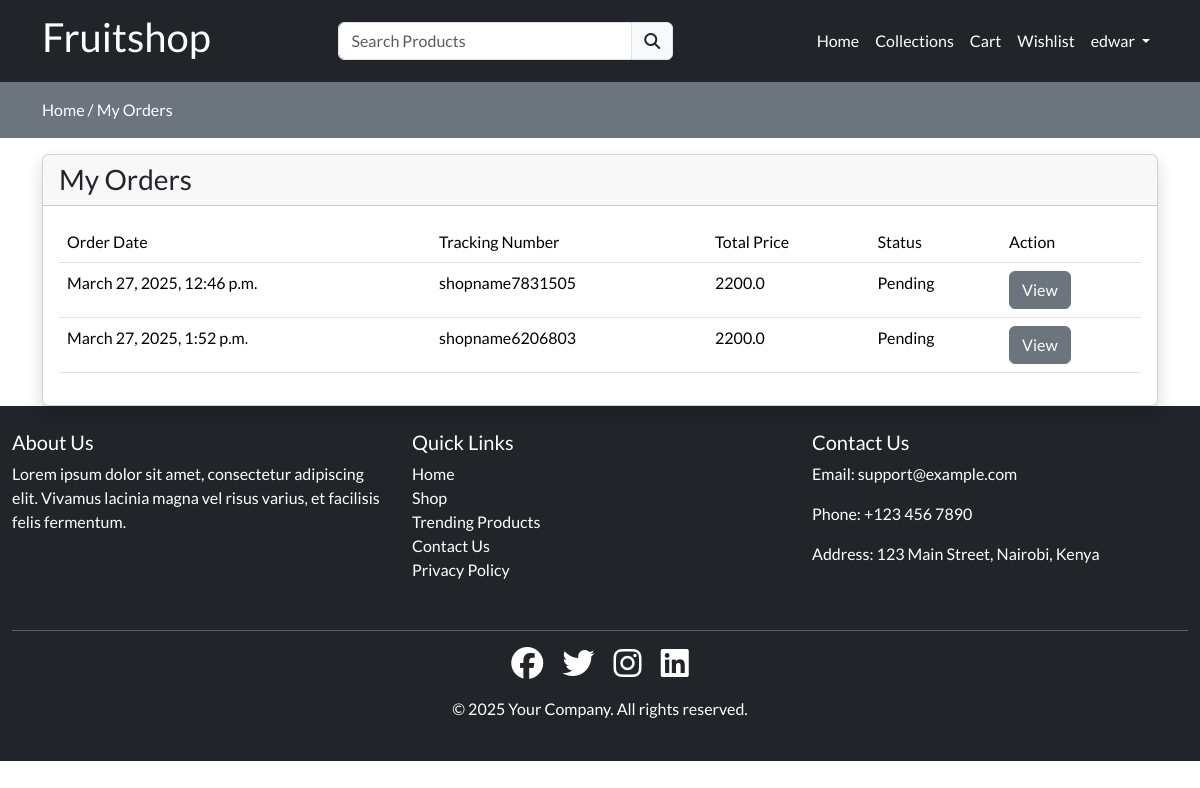
/my-orders (signed in), run on an earlier commit of the app's database.
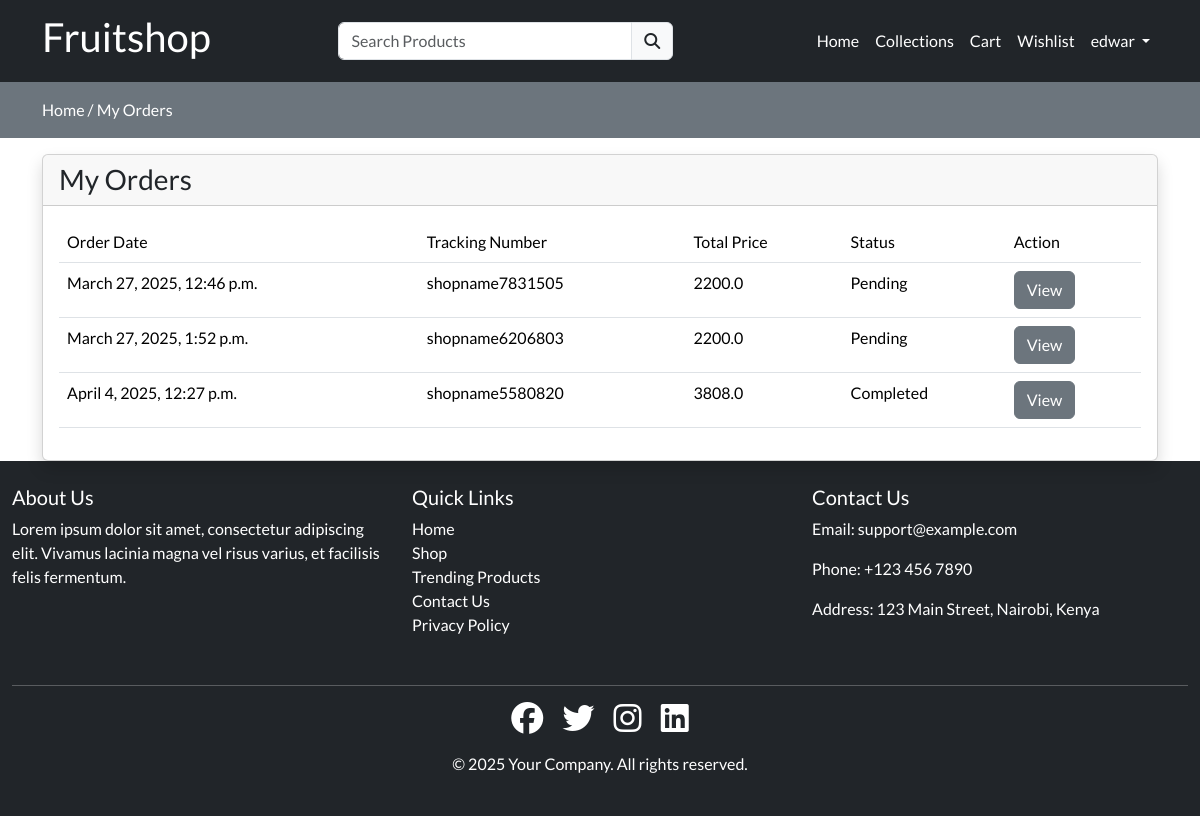
And on a later commit of the database.
### store/models.py (models this page shows, shortened)
class Order(models.Model):
    orderstatus = (
        ('Pending', 'Pending'),
        ('Out for Shipping', 'Out for shipping'),
        ('Completed', 'Completed'),
    )
    user = models.ForeignKey(User, on_delete=models.CASCADE)
    fname = models.CharField(max_length=150, null=False)
    lname = models.CharField(max_length=150, null=False)
    email = models.CharField(max_length=150, null=False)
    phone = models.CharField(max_length=150, null=False)
    address = models.TextField(null=False)
    city = models.CharField(max_length=150, null=False)
    state = models.CharField(max_length=150, null=False)
    country = models.CharField(max_length=150, null=False)
    pincode = models.CharField(max_length=150, null=False)
    total_price = models.FloatField(null=False)
    payment_mode = models.CharField(max_length=150, null=False)
    payment_id = models.CharField(max_length=250, null=True)
    status = models.CharField(max_length=150, choices=orderstatus, default='Pending')
    message = models.TextField(null=True)
    tracking_no = models.CharField(max_length=150, null=True)
    created_at = models.DateTimeField(auto_now_add=True)
    update_at = models.DateTimeField(auto_now=True)

### store/controller/order.py (the view)
# urls.py: path('my-orders', order.index, name="myorders"),
def index(request):
    orders= Order.objects.  filter(user=request.user)
    context = {'orders': orders}
    return render(request, "store/orders/index.html", context)

### store/templates/store/orders/index.html
{% extends "store/layouts/main.html" %}
{% block content %}
    <div class="py-3 bg-secondary">
        <div class="container">
            <a class="text-white" href="{% url 'home' %}">Home /</a>
            <a class="text-white" href="{% url 'myorders' %}">My Orders</a>
        </div>
    </div>
    <div class="container mt-3">
            <div class="row">
                <div class="col-md-12 ">
                    <div class="card shadow ">
                        <div class="card-header ">
                           <h3 class="mb-0"> My Orders</h3>
                        </div>
                        <div class="card-body">
                            <table class="table table-borderd">
                                <thead>
                                    <tr>
                                        <th> Order Date</th>
                                        <th>Tracking Number</th>
                                        <th>Total Price</th>
                                        <th>Status</th>
                                        <th>Action</th>
                                    </tr>
                                </thead>
                                <tbody>
                                    {% for item in orders %}
                                    <tr>
                                        <td>{{item.created_at}}</td>
                                        <td>{{item.tracking_no}}</td>
                                        <td>{{item.total_price}}</td>
                                        <td>{{item.status}}</td>
                                        <td>
                                            <a href="{% url 'orderview' item.tracking_no %}" class="btn btn-secondary"> View </a>
                                        </td>
                                    </tr>
                                    {% endfor %}
                                </tbody>
                            </table>
                        </div>
                    </div>
                </div>
            </div>
    </div>
{% endblock content %}

What changed in the data, as far as the page shows it:
added Order: created_at "April 4, 2025, 12:27 p.m.", tracking_no "shopname5580820", total_price "3808.0", status "Completed"
